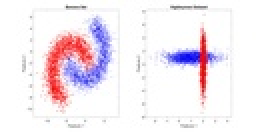
%> input picture Assignment 2/data.jpg, 128 x 66 px, shrunk from 1920 x 986 before the run (shown 2 times larger)
$ octave --eval "result = overlapping(imread('../data.jpg'));"   (GNU Octave 9; MATLAB toolbox functions it lacks are replaced by stand-ins)
%> lines starting %> are read from the running program, lines starting %| are printed output that depends on the picture
### Assignment 2/em_based_generative/overlaplink.m
function count1 = overlaplink(in,xsize,ysize,ox,oy)
[M N]=size(in);
count1=0;
count0=0;
if((mod(M-xsize,xsize-ox)==0)&&(mod(N-ysize,ysize-oy)==0))
    fprintf('Overlapping is possible');
%     i=1;
for k=1:ysize-oy:N-ysize+1
    for l=1:xsize-ox:M-xsize+1
        Z=imcrop(in,[ k l xsize-1 ysize-1]);
%         name=num2str(i);
%         i=i+1;
%         imwrite(Z, strcat('C:/Users/PC/abcd/',strcat(name,'.bmp')),'bmp');
        result=background(Z);
        if(result==1)
            count1=count1+1;
        else
            count0=count0+1;
        end
    end
end
else
    fprintf('Uniform Overlapping not possible.Please change the dimensions of the window or the overlapping parameters');

end
end

### Assignment 2/em_based_generative/overlapping_o_2.m
function [runtime] = overlapping(A)
B=rgb2gray(A);
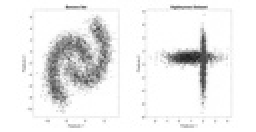
%> B: size 66x128 uint8 (shown 2 times larger); min 29, max 255, mean 237.8
% B=A;
% figure
% imshow(B);
[M N]=size(B);
%> M = 66; N = 128
T=floor(0.98*M*N);
%> T = 8279
size=0;
med=B;
decision=0;
while decision<T
 size=size+5;
%  if (size==30)
%      break;
%  end
 med=medfilt2(med,[size size]);
 decision=overlaplink(med,3,3,2,2);
end
% [8 lines of commented-out code are left out]
for i=1:M
    for j=1:N
        if(med(i,j)>B(i,j))
            tentative_foreground(i,j)=med(i,j)-B(i,j);
        elseif(B(i,j)>med(i,j))
             tentative_foreground(i,j)=B(i,j)-med(i,j);
        else
            tentative_foreground(i,j)=0;
        end
    end
end
% [5 lines of commented-out code are left out]
Th=histnormforbinarization(tentative_foreground);

for i=1:M
    for j=1:N
        if(tentative_foreground(i,j)>Th)
            foreground(i,j)=B(i,j);
        else
            foreground(i,j)=255;
        end
    end
end
% only global threshold(original method)
% figure
% imshow(foreground);
% imwrite(uint8(foreground),'D:\DIBCO\results\thresholding\2013\foreground(0).bmp','bmp');

[data,m,v,w,lp,rp,kh,kp,binarized_image]=overlaplinkforlcm_o_2(foreground,3,3,2,2);

runtime=toc;
end
%> (the run ends here)
